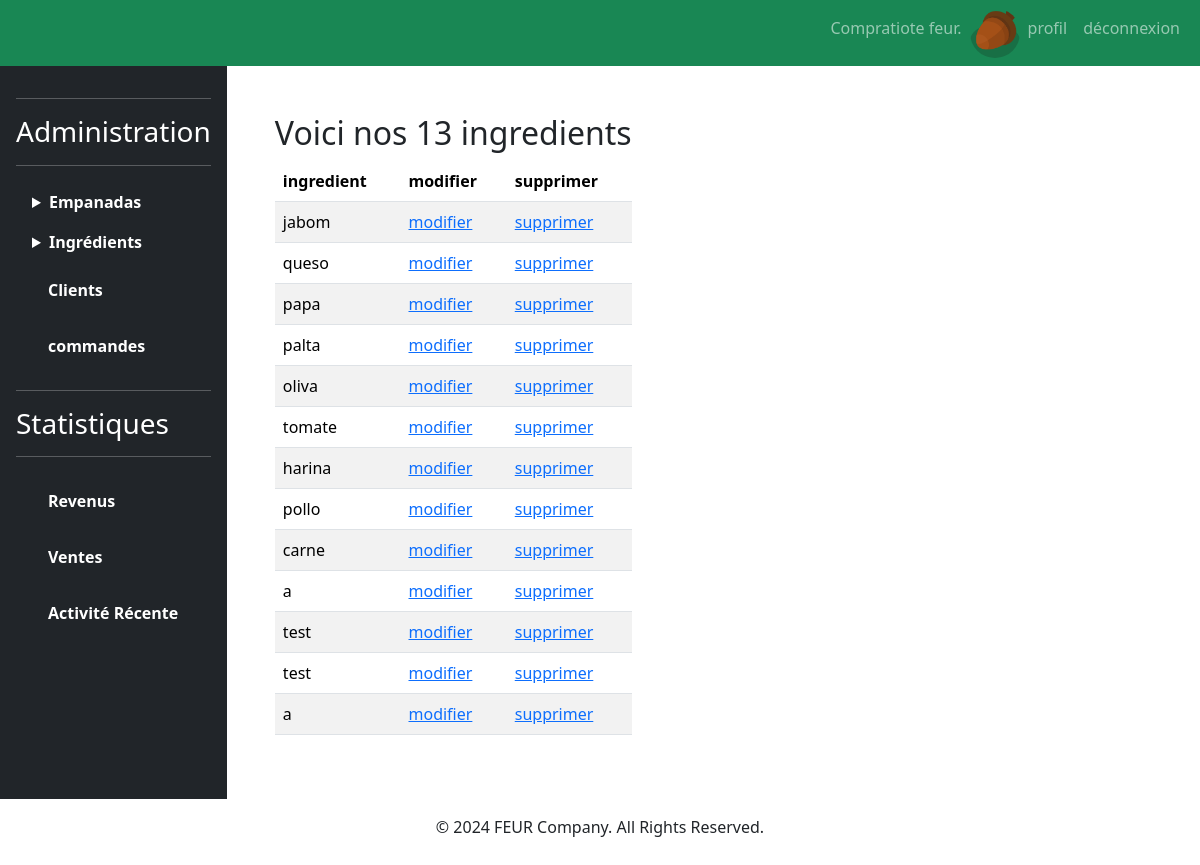
/ingredients/ (signed in), run on the app's committed database.
### comptes/models.py (models this page shows)
class TiendaUser(User):
    image = models.ImageField(default='imagesUsers/default.png', upload_to='imagesUsers/')

### empanadas/models.py (models this page shows)
class Ingredient(models.Model):
    idIngredient = models.AutoField( primary_key = True )
    nomIngredient = models.CharField( max_length = 50 )
    def __str__(self) :
        return self.nomIngredient

### empanadas/views.py (the view)
# urls.py: path( 'ingredients/', views.ingredients),
def ingredients(request):
    user = None
    if request.user.is_staff:
        lesIngredients = Ingredient.objects.all()
        user = TiendaUser.objects.get(id=request.user.id)
        return render(
                request,
                'empanadas/ingredients.html',
                {
                    'ingredients': lesIngredients,
                    'user': user,
                }
        )
    elif request.user.is_authenticated:
        return redirect('/empanadas')
    else:
        return redirect('/login')

### empanadas/templates/empanadas/ingredients.html (shortened to what this page needs)
{% extends 'empanadas/base.html' %}
{% block main %}
<h2> Voici nos {{ingredients|length}} ingredients </h2>
<table class="table table-striped">
	<thead>
		<tr>
			<th scope="col"> ingredient </th>
			<th scope="col"> modifier </th>
			<th scope="col"> supprimer </th>
		</tr>
	</thead>
	<tbody>
		{% for ing in ingredients %}
		<tr>
			<td scope="row">
				{{ing}}
			</td>
			<td scope="row">
				<a href="/ingredients/{{ing.idIngredient}}/update"> modifier </a>
			</td>
			<td scope="row">
				<a href="/ingredients/{{ing.idIngredient}}/delete"> supprimer </a>
			</td>
		</tr>
		{% endfor %}
	</tbody>
</table>
{% endblock %}

### comptes/templates/comptes/menuStaff.html (shortened to what this page needs)
{% load static %}
<nav class="navbar navbar-expand-lg navbar-dark bg-success">
	<div class="container-fluid">
		<div id="navbarText" class="collapse navbar-collapse">
			<ul class="navbar-nav">
				<li class="nav-item d-flex flex-row">
					<span class="nav-link">
						Compratiote {{user}}.
					</span>
					<img src="{{MEDIA_URL}}{{user.image}}" class="rounded-circle" alt="logo"/>
				</li>
				<li class="nav-item">
					<a class="nav-link" href="/user/update/">
						profil
					</a>
				</li>
				<li class="nav-item">
					<a class="nav-link" href="/logout">
						déconnexion
					</a>
				</li>
			</ul>
		</div>
	</div>
</nav>

### empanadas/static/empanadas/css/style.css (style rules this page uses)
body { overflow-x: hidden; }
img[alt="logo"] { width: 50px; }

### data on the page
TiendaUser: username "feur", image (picture)
Ingredient: nomIngredient "jabom"
Ingredient: nomIngredient "queso"
Ingredient: nomIngredient "papa"
Ingredient: nomIngredient "palta"
Ingredient: nomIngredient "oliva"
Ingredient: nomIngredient "tomate"
Ingredient: nomIngredient "harina"
Ingredient: nomIngredient "pollo"
Ingredient: nomIngredient "carne"
Ingredient: nomIngredient "a"
Ingredient: nomIngredient "test"
Ingredient: nomIngredient "test"
Ingredient: nomIngredient "a"

### other printed values
{{ ingredients|length }} "13"
